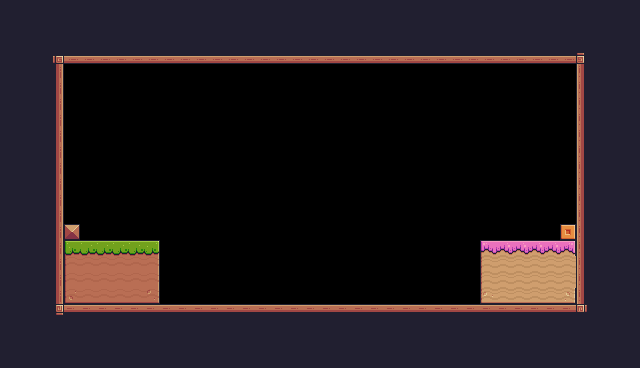

Tiled map render using the project's own tile images. Description and the whole map definition, tile-layer contents included, below:
An orthogonal 40x23 tile map with 16x16 px tiles, 1 tile layer (Background).

<map version="1.10" tiledversion="1.10.2" orientation="orthogonal" renderorder="right-down" width="40" height="23" tilewidth="16" tileheight="16" infinite="0" nextlayerid="2" nextobjectid="1">
 <tileset firstgid="1" source="Pixel Adventure.tsx" />
 <layer id="1" name="Background" width="40" height="23">
  <data encoding="csv">
24,24,24,24,24,24,24,24,24,24,24,24,24,24,24,24,24,24,24,24,24,24,24,24,24,24,24,24,24,24,24,24,24,24,24,24,24,24,24,24,
24,24,24,24,24,24,24,24,24,24,24,24,24,24,24,24,24,24,24,24,24,24,24,24,24,24,24,24,24,24,24,24,24,24,24,24,24,24,24,24,
24,24,24,24,24,24,24,24,24,24,24,24,24,24,24,24,24,24,24,24,24,24,24,24,24,24,24,24,24,24,24,24,24,24,24,24,24,24,24,24,
24,24,24,92,134,134,134,134,134,134,134,134,134,134,134,134,134,134,134,134,134,134,134,134,134,134,134,134,134,134,134,134,134,134,134,134,93,24,24,24,
24,24,24,113,0,0,0,0,0,0,0,0,0,0,0,0,0,0,0,0,0,0,0,0,0,0,0,0,0,0,0,0,0,0,0,0,111,24,24,24,
24,24,24,113,0,0,0,0,0,0,0,0,0,0,0,0,0,0,0,0,0,0,0,0,0,0,0,0,0,0,0,0,0,0,0,0,111,24,24,24,
24,24,24,113,0,0,0,0,0,0,0,0,0,0,0,0,0,0,0,0,0,0,0,0,0,0,0,0,0,0,0,0,0,0,0,0,111,24,24,24,
24,24,24,113,0,0,0,0,0,0,0,0,0,0,0,0,0,0,0,0,0,0,0,0,0,0,0,0,0,0,0,0,0,0,0,0,111,24,24,24,
24,24,112,113,0,0,0,0,0,0,0,0,0,0,0,0,0,0,0,0,0,0,0,0,0,0,0,0,0,0,0,0,0,0,0,0,111,24,24,24,
24,24,112,113,0,0,0,0,0,0,0,0,0,0,0,0,0,0,0,0,0,0,0,0,0,0,0,0,0,0,0,0,0,0,0,0,111,24,24,24,
24,24,112,113,0,0,0,0,0,0,0,0,0,0,0,0,0,0,0,0,0,0,0,0,0,0,0,0,0,0,0,0,0,0,0,0,111,24,24,24,
24,24,112,113,0,0,0,0,0,0,0,0,0,0,0,0,0,0,0,0,0,0,0,0,0,0,0,0,0,0,0,0,0,0,0,0,111,24,24,24,
24,24,112,113,0,0,0,0,0,0,0,0,0,0,0,0,0,0,0,0,0,0,0,0,0,0,0,0,0,0,0,0,0,0,0,0,111,24,24,24,
24,24,112,113,0,0,0,0,0,0,0,0,0,0,0,0,0,0,0,0,0,0,0,0,0,0,0,0,0,0,0,0,0,0,0,0,111,24,24,24,
24,24,112,113,35,0,0,0,0,0,0,0,0,0,0,0,0,0,0,0,0,0,0,0,0,0,0,0,0,0,0,0,0,0,0,211,111,24,24,24,
24,24,112,113,7,8,8,8,8,9,0,0,0,0,0,0,0,0,0,0,0,0,0,0,0,0,0,0,0,0,183,184,184,184,184,185,111,24,24,24,
24,24,112,113,29,30,30,30,30,31,0,0,0,0,0,0,0,0,0,0,0,0,0,0,0,0,0,0,0,0,205,206,206,206,206,206,111,112,24,24,
24,24,112,113,29,30,30,30,30,31,0,0,0,0,0,0,0,0,0,0,0,0,0,0,0,0,0,0,0,0,205,206,206,206,206,206,111,112,24,24,
24,24,24,113,51,52,52,52,52,53,0,0,0,0,0,0,0,0,0,0,0,0,0,0,0,0,0,0,0,0,227,228,228,228,228,229,111,24,24,24,
24,24,24,114,90,90,90,90,90,90,90,90,90,90,90,90,90,90,90,90,90,90,90,90,90,90,90,90,90,90,90,90,90,90,90,90,115,24,24,24,
24,24,24,24,24,24,24,24,24,24,24,24,24,24,24,24,24,24,24,24,24,24,24,24,24,24,24,24,24,24,24,24,24,24,24,24,24,24,24,24,
24,24,24,24,24,24,24,24,24,24,24,24,24,24,24,24,24,24,24,24,24,24,24,24,24,24,24,24,24,24,24,24,24,24,24,24,24,24,24,24,
24,24,24,24,24,24,24,24,24,24,24,24,24,24,24,24,24,24,24,24,24,24,24,24,24,24,24,24,24,24,24,24,24,24,24,24,24,24,24,24
</data>
 </layer>
</map>
